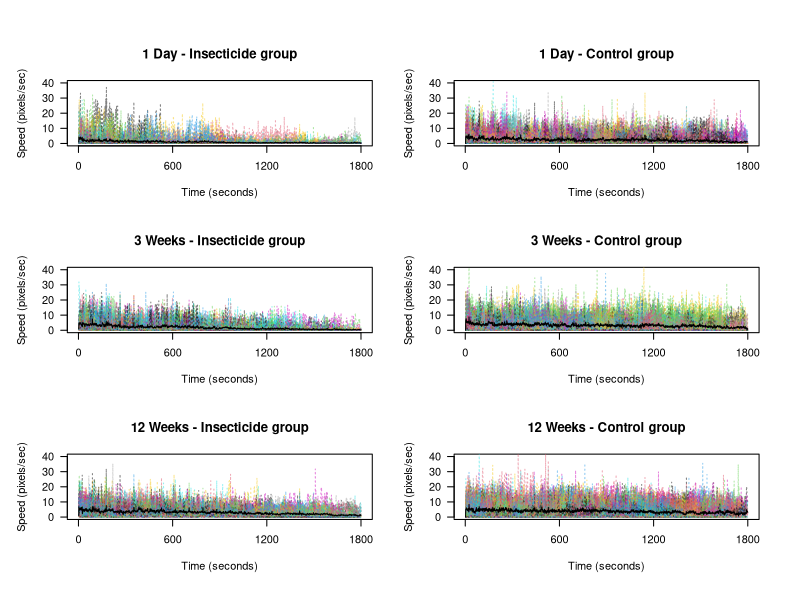

The R source for this figure:
###Code to create Fig3Speed

##make two working directory paths
#One containing the data
#inwd <- paste("/Users/dtracy198/Documents/GitHub/Laboratory/",
#              "Inesfly_Paint_Bed_Bug_Trial/TABLES_GRAPHS",
#              "/Fig3Speed", sep = "")
#A second for the location the file is saved. (image may be too large for git)
#outwd <- ("/Users/dtracy198/Documents")

outwd <- ("/Users/jeniferpeterson/Desktop")

inwd <- paste("/Users/jeniferpeterson/Desktop/Laboratory/",
              "Inesfly_Paint_Bed_Bug_Trial/TABLES_GRAPHS","/Fig3Speed",
              sep = "")

#FOR OTHERS USING FILE DEPEDING ON HOME DIRECTORY SETTINGS
#SEE LINK BELOW To CHANGE settings for your "~" (ESP. FOR WINDOWS USERS)
#https://stackoverflow.com/questions/11004531/change-path-expand-location-win-7
#homeDir <- path.expand('~')
#inwd<-paste(homeDir,
#            "/Laboratory/Inesfly_Paint_Bed_Bug_Trial/TABLES_GRAPHS/Fig2RunningAvg",
 #           sep="")
#outwd<-paste(homeDir,"/Documents", sep="")



#set working directory
setwd(inwd)



#packages
#install.packages("scales") #allows for 
library(scales)

#bring in data for individual insect ;
csCVR2 <- read.csv("csCVR2.csv")
csCVR3 <- read.csv("csCVR3.csv")
csCVR4 <- read.csv("csCVR4.csv")
#NOTE: First column is insect id, then date, then which plate
#X2=1 means they were on the partially treated plate. 
#X3-X1801 are the speed observations

#set to the out director to save the file appropriately
setwd(outwd)

#create function that plots the speed of indivudal insects
PlotSpeed <- function(csTest, num){
  #identif which insects are those on the partially treated plates
  filter <- which(csTest[,3] == 1)
  #identify insects that are on the control plates.
  ConFilt <- which(csTest[,3] == 0)
  #create data frame to be filled by loop
  MeanSpeedPest <- csTest[1,]
  MeanSpeedCont <- csTest[1,]
  #Give Names in first row
  MeanSpeedPest[1] <- "MeanSpeedPest"
  MeanSpeedCont[1] <- "MeanSpeedCont"
  #put treatment indicator in the second (1=treat,0=control plate)
  MeanSpeedPest[2] <- 1
  MeanSpeedCont[2] <- 0
  #loop that finds the mean value of all insects in treatment at
  #time/frame i., This will be the black lines 
  for(i in 3:1801){
    MeanSpeedPest[i] <- mean(csTest[filter, i], na.rm = T)
    MeanSpeedCont[i] <- mean(csTest[ConFilt, i], na.rm = T)
  }
  #create graph labels based on number indicator in start of function.
  #takes into consideration days vs weeks
  if(num == 1){ 
    d <- "Day -"
  } else {d <- "Weeks -"}
  #adds the treatment group to the label
  mn.tile.t <- paste(num, d, "Insecticide group")
  mn.tile.c <- paste(num, d, "Control group")
  
  #create blank plot to be filled in (note type = n)
  plot(x = c(1, 1800), y = c(0, 40), type = "n", 
       main = mn.tile.t, ylab = "Speed (pixels/sec)",
       xlab = "Time (seconds)", xaxt = 'n', yaxt = 'n')
  #creates plot axis ticks ;
  #for 0, 10, 20, 30 ,and 40 pixels/ second on the y axis;
  axis( 2, at = c(0:4 * 10), las = 2,
        labels = as.character(c(0:4 * 10)))
  #and over 0, 600, 1200, and 1800 second on the bottom
  axis( 1, at = c(0:3 * 600), labels = as.character(c(0:3 * 600)))
  
  #add lines to the plot for each insect on the pesticide plates
  for(i in 1:length(filter)){
    lines(x = 2:1800, y = csTest[ filter[i], 3:1801], 
          #allows for different transparent colors
          col = alpha(i, 0.5), lty = 3)
  }
  #add the black line for the average
  lines(x = 2:1800, y = MeanSpeedPest[3:1801], 
        col = 1, lty = 1)
  
  #repeat of the above code for bugs on the control plates
  plot(x = c(1, 1800), y = c(0, 40), type = "n", 
       main = mn.tile.c, ylab = "Speed (pixels/sec)",
       xlab = "Time (seconds)", xaxt = 'n', yaxt = 'n')
  axis( 2, at = c(0:4 * 10), las = 2,
        labels = as.character(c(0:4 * 10)))
  axis( 1, at = c(0:3 * 600), labels = as.character(c(0:3 * 600)))
  for(i in 1:length(ConFilt)){
    lines(x = 2:1800, y = csTest[ ConFilt[i], 3:1801], 
          col = alpha(i, 0.5), lty = 3)
  }
  lines(x = 2:1800, y = MeanSpeedCont[3:1801], 
        col = 1, lty = 1)
}

##select file type
#pdf(file = "SpeedPlots.pdf")
#pdf("Figures/SpeedPlots.pdf", height = 9, width = 6)
#tiff("Figures/SpeedPlots.tiff", width = 9, height = 6, units = "in", res = 1081)
#pdf("Figures/SpeedPlots.pdf", height = 9, width = 6)
jpeg("SpeedPlots.jpeg", height = 9, width = 6, res = 300, 
     units = "in")

#set parameters
par(mfrow = c(3,2), oma = c(1,1,2,1))

#plot graphs
PlotSpeed(csCVR4, 1)
PlotSpeed(csCVR2, 3)
PlotSpeed(csCVR3, 12)

#add title
#mtext(paste("Speed of Insects at Each Observation", sep = " "), side = 3, line = 0, 
#      outer = TRUE, cex = 1.2)

#turn of plotting device
dev.off()

